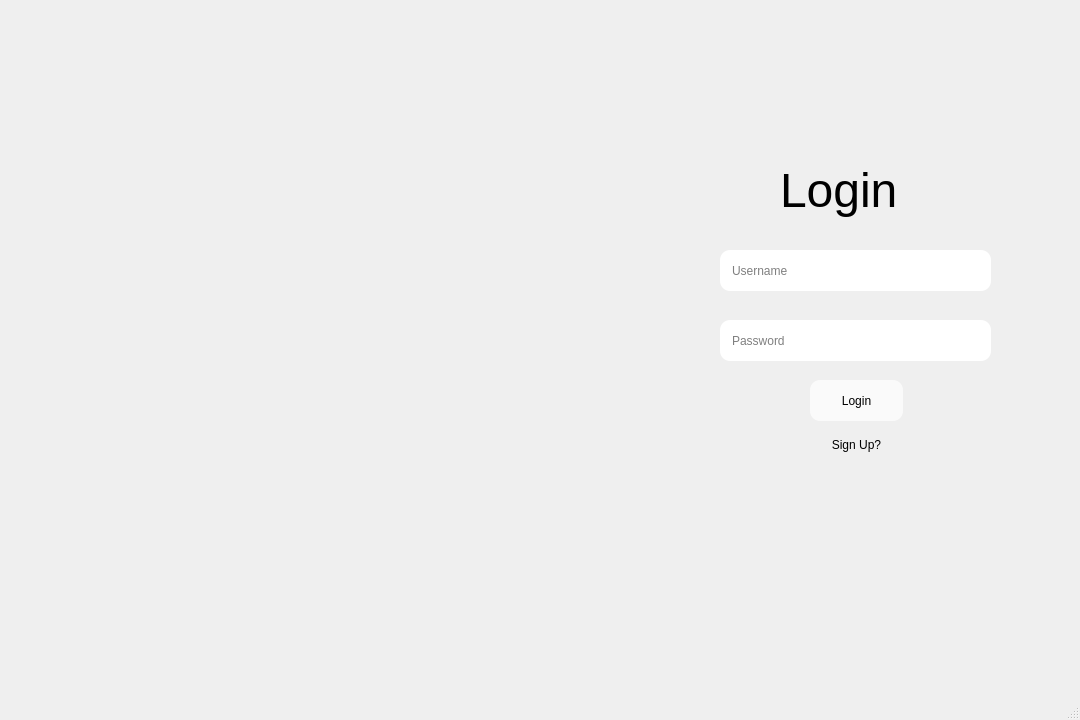
<?xml version="1.0" encoding="UTF-8"?>
<ui version="4.0">
 <class>MainWindow</class>
 <widget class="QMainWindow" name="MainWindow">
  <property name="geometry">
   <rect>
    <x>0</x>
    <y>0</y>
    <width>1080</width>
    <height>720</height>
   </rect>
  </property>
  <property name="windowTitle">
   <string>MainWindow</string>
  </property>
  <widget class="QWidget" name="centralwidget">
   <widget class="QLabel" name="Background">
    <property name="geometry">
     <rect>
      <x>0</x>
      <y>0</y>
      <width>1080</width>
      <height>720</height>
     </rect>
    </property>
    <property name="text">
     <string/>
    </property>
    <property name="pixmap">
     <pixmap resource="Resources.qrc">:/Image/The-Rose-Hotel.jpg</pixmap>
    </property>
    <property name="scaledContents">
     <bool>true</bool>
    </property>
   </widget>
   <widget class="QLabel" name="BlueBackground">
    <property name="geometry">
     <rect>
      <x>640</x>
      <y>0</y>
      <width>450</width>
      <height>720</height>
     </rect>
    </property>
    <property name="cursor">
     <cursorShape>ArrowCursor</cursorShape>
    </property>
    <property name="text">
     <string/>
    </property>
    <property name="pixmap">
     <pixmap resource="Resources.qrc">:/Image/output-onlinepngtools (3).png</pixmap>
    </property>
    <property name="scaledContents">
     <bool>true</bool>
    </property>
   </widget>
   <widget class="QLineEdit" name="Username">
    <property name="geometry">
     <rect>
      <x>720</x>
      <y>250</y>
      <width>271</width>
      <height>41</height>
     </rect>
    </property>
    <property name="styleSheet">
     <string notr="true">padding-left:10px;
border-radius:10px;
</string>
    </property>
    <property name="placeholderText">
     <string>Username</string>
    </property>
   </widget>
   <widget class="QLineEdit" name="Password">
    <property name="geometry">
     <rect>
      <x>720</x>
      <y>320</y>
      <width>271</width>
      <height>41</height>
     </rect>
    </property>
    <property name="styleSheet">
     <string notr="true">padding-left:10px;
border-radius:10px;
</string>
    </property>
    <property name="echoMode">
     <enum>QLineEdit::Password</enum>
    </property>
    <property name="placeholderText">
     <string>Password</string>
    </property>
   </widget>
   <widget class="QPushButton" name="Login">
    <property name="geometry">
     <rect>
      <x>810</x>
      <y>380</y>
      <width>93</width>
      <height>41</height>
     </rect>
    </property>
    <property name="cursor">
     <cursorShape>PointingHandCursor</cursorShape>
    </property>
    <property name="styleSheet">
     <string notr="true">background:rgb(250,250,250);
border-radius:10px;</string>
    </property>
    <property name="text">
     <string>Login</string>
    </property>
   </widget>
   <widget class="QLabel" name="LoginText">
    <property name="geometry">
     <rect>
      <x>780</x>
      <y>150</y>
      <width>161</width>
      <height>81</height>
     </rect>
    </property>
    <property name="font">
     <font>
      <pointsize>36</pointsize>
     </font>
    </property>
    <property name="text">
     <string>Login</string>
    </property>
   </widget>
   <widget class="QPushButton" name="pushButton_2">
    <property name="geometry">
     <rect>
      <x>810</x>
      <y>430</y>
      <width>93</width>
      <height>29</height>
     </rect>
    </property>
    <property name="cursor">
     <cursorShape>PointingHandCursor</cursorShape>
    </property>
    <property name="styleSheet">
     <string notr="true">
border-radius:10px;
</string>
    </property>
    <property name="text">
     <string>Sign Up?</string>
    </property>
   </widget>
   <widget class="QLabel" name="label">
    <property name="geometry">
     <rect>
      <x>150</x>
      <y>140</y>
      <width>371</width>
      <height>351</height>
     </rect>
    </property>
    <property name="styleSheet">
     <string notr="true">border-radius:15px;</string>
    </property>
    <property name="text">
     <string/>
    </property>
    <property name="pixmap">
     <pixmap>../../../../../Downloads/Screenshot 2022-11-08 121736 (1).png</pixmap>
    </property>
   </widget>
  </widget>
  <widget class="QMenuBar" name="menubar">
   <property name="geometry">
    <rect>
     <x>0</x>
     <y>0</y>
     <width>1080</width>
     <height>26</height>
    </rect>
   </property>
  </widget>
  <widget class="QStatusBar" name="statusbar"/>
 </widget>
 <resources>
  <include location="Resources.qrc"/>
 </resources>
 <connections/>
</ui>
